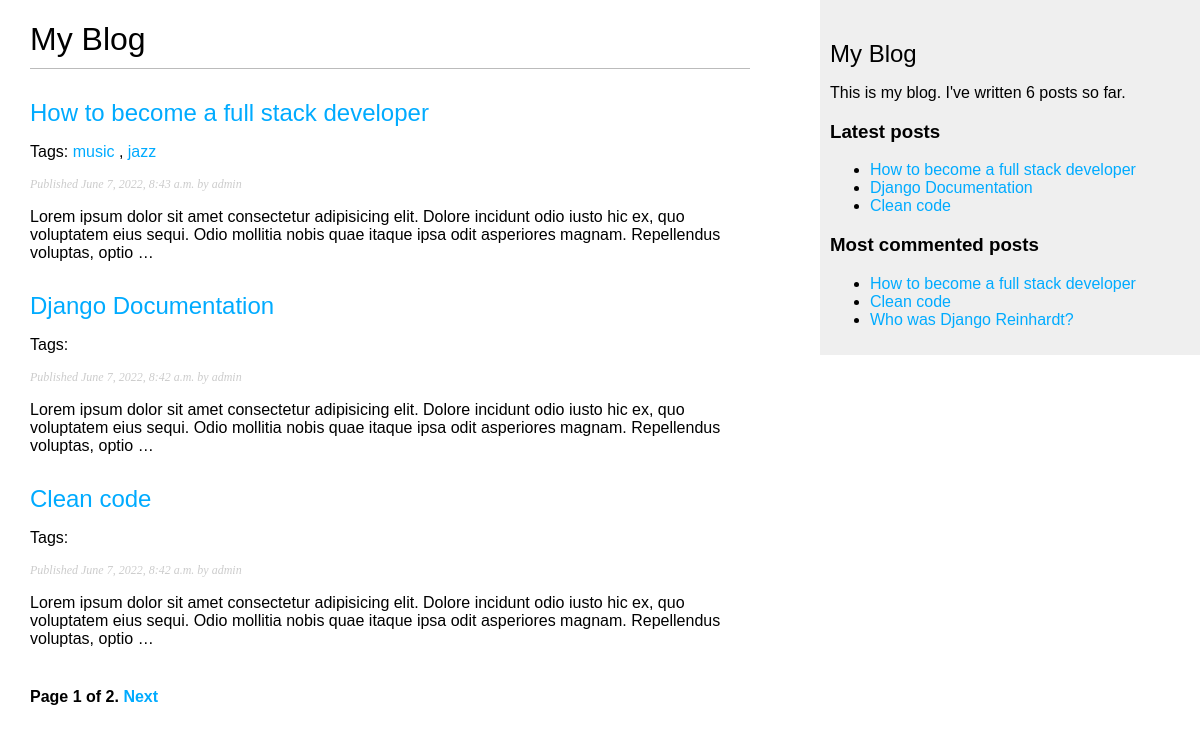
The page /blog/ on the database as committed earlier.
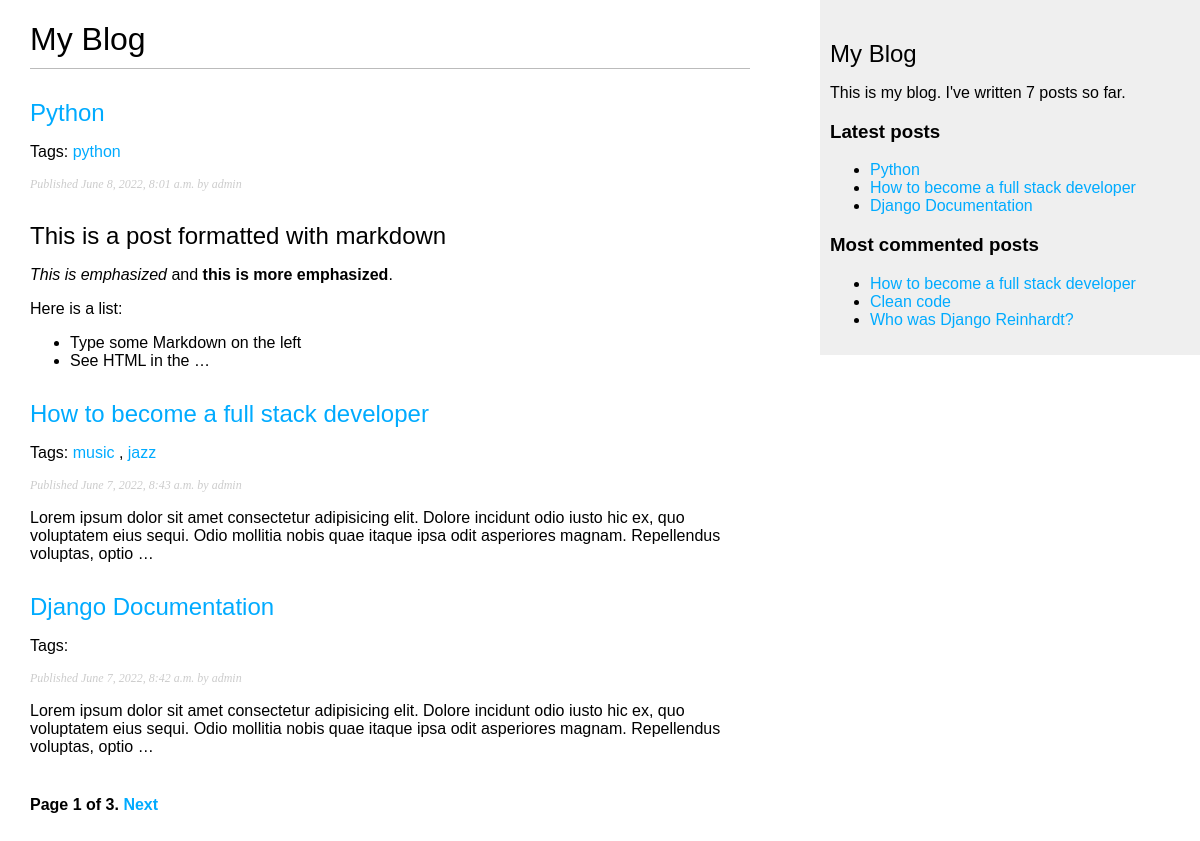
The same page on the database as committed later.
### blog/models.py (models this page shows, shortened)
class Post(models.Model):
    STATUS_CHOICES = (
    ('draft', 'Draft'),
    ('published', 'Published'),
    )
    title = models.CharField(max_length=250)
    slug = models.SlugField(max_length=250,unique_for_date='publish')
    author = models.ForeignKey(User,on_delete=models.CASCADE,related_name='blog_posts')
    body = models.TextField()
    publish = models.DateTimeField(default=timezone.now)
    created = models.DateTimeField(auto_now_add=True)
    updated = models.DateTimeField(auto_now=True)
    status = models.CharField(max_length=10,choices=STATUS_CHOICES,default='draft')
    objects = models.Manager()
    published = PublishedManager()
    tags = TaggableManager()
    class Meta:
        ordering = ('-publish',)
    def get_absolute_url(self):
        return reverse('blog:post_detail',
                        args=[self.publish.year,
                        self.publish.month,
                        self.publish.day, self.slug])

### blog/views.py (the view)
# urls.py: path('', views.post_list, name='post_list'),
def post_list(request, tag_slug = None):
    object_list = Post.published.all()
    tag = None
    if tag_slug:
        tag = get_object_or_404(Tag,slug = tag_slug)
        object_list = object_list.filter(tags__in = [tag])
    paginator = Paginator(object_list, 3)
    page = request.GET.get('page')
    try:
        posts = paginator.page(page)
    except PageNotAnInteger:
        posts = paginator.page(1)
    except EmptyPage:
        posts = paginator.page(paginator.num_pages)
    return render(request,'blog/post/list.html',{'page':page,'posts':posts,'tag':tag})

### blog/models.py (called while the page is built)
    def get_queryset(self):
        return super().get_queryset().filter(status="published")

### blog/templatetags/blog_tags.py (called while the page is built)
@register.simple_tag(name='total_posts')
def total_posts():
    return Post.published.count()

@register.inclusion_tag('blog/post/latest_posts.html')
def show_latest_posts(count=5):
    latest_posts = Post.published.order_by('-publish')[:count]
    return {'latest_posts':latest_posts}

@register.simple_tag
def get_most_commented_posts(count=5):
    return Post.published.annotate(total_comments=Count('comments')).order_by('-total_comments')[:count]

@register.filter(name='markdown')
def markdown_format(text):
    return mark_safe(markdown.markdown(text))

### blog/templates/blog/post/list.html (shortened to what this page needs)
{% extends "blog/base.html" %}
{% load blog_tags %}
{% block content %}
    <h1>My Blog</h1>
    {% for post in posts %}
        <h2>
            <a href="{{ post.get_absolute_url }}">
            {{ post.title }}
            </a>
        </h2>
        <p class="tags">
            Tags:
            {% for tag in post.tags.all %}
                <a href="{% url 'blog:post_list_by_tag' tag.slug %}">
                    {{ tag.name }}
                </a>
                {% if not forloop.last %}, {% endif %}
            {% endfor %}
        </p>
        <p class="date">
        Published {{ post.publish }} by {{ post.author }}
        </p>
        {{ post.body| markdown | truncatewords_html:30 }}
    {% endfor %}
    {% include "blog/pagination.html" with page=posts %}
    {% endblock %}

### blog/templates/blog/base.html (shortened to what this page needs)
{% load blog_tags %}
{% load static %}
<!DOCTYPE html>
<html lang="en">
<head>
    <link rel="stylesheet" href='{% static "css/blog.css" %}'>
</head>
<body>
    <div id ="content">
        {% block content %}
        {% endblock %}
    </div>
    <div id ="sidebar">
        <h2>My Blog</h2>
        <p>This is my blog. I've written {% total_posts %} posts so far.</p>
        <h3>Latest posts</h3>
        {% show_latest_posts 3 %}
        <h3>Most commented posts</h3>
        {% get_most_commented_posts 3 as most_commented_posts %}
            <ul>
                {% for post in most_commented_posts %}
                    <li>
                        <a href="{{ post.get_absolute_url }}">{{ post.title }}</a>
                    </li>
                {% endfor %}
            </ul>
    </div>
</body>
</html>

### blog/templates/blog/pagination.html (shortened to what this page needs)
<div class="pagination">
    <span class="step-links">
    <span class="current">
    Page {{ page.number }} of {{ page.paginator.num_pages }}.
    </span>
    {% if page.has_next %}
    <a href="?page={{ page.next_page_number }}">Next</a>
    {% endif %}
    </span>
   </div>

### blog/templates/blog/post/latest_posts.html
<ul>
    {% for post in latest_posts %}
        <li>
            <a href="{{ post.get_absolute_url }}">{{ post.title }}</a>
        </li>
    {% endfor %}
</ul>

### blog/static/css/blog.css (style rules this page uses)
body { margin:0; padding:0; font-family:helvetica, sans-serif; }
a { color:#00abff; text-decoration:none; }
h1 { font-weight:normal; border-bottom:1px solid #bbb; padding:0 0 10px 0; }
h2 { font-weight:normal; margin:30px 0 0; }
#content { float:left; width:60%; padding:0 0 0 30px; }
#sidebar { float:right; width:30%; padding:10px; background:#efefef; height:100%; }
p.date { color:#ccc; font-family: georgia, serif; font-size: 12px; font-style: italic; }
.pagination { margin:40px 0; font-weight:bold; }

Rows that differ between the two databases and show on the page:
no longer on one of the page's lists (row unchanged): Post: title "Clean code", publish "June 7, 2022, 8:42 a.m.", author "admin", body "Lorem ipsum dolor sit amet consectetur adipisicing elit. Dolore incidunt odio iusto hic ex, quo voluptatem eius sequi. Odio mollitia nobis quae itaque ipsa odit asperiores magnam. Repellendus voluptas, optio …"
added Post: title "Python", publish "June 8, 2022, 8:01 a.m.", author "admin", body "This is a post formatted with markdown This is emphasized and this is more emphasized . Here is a list: Type some Markdown on the left See HTML in the …"
added Tag: name "python", shown under "Python"
Other text that changed with them:
{{ page.paginator.num_pages }}: "2" → "3"
text no longer shown: "6"
text now shown: "7"
